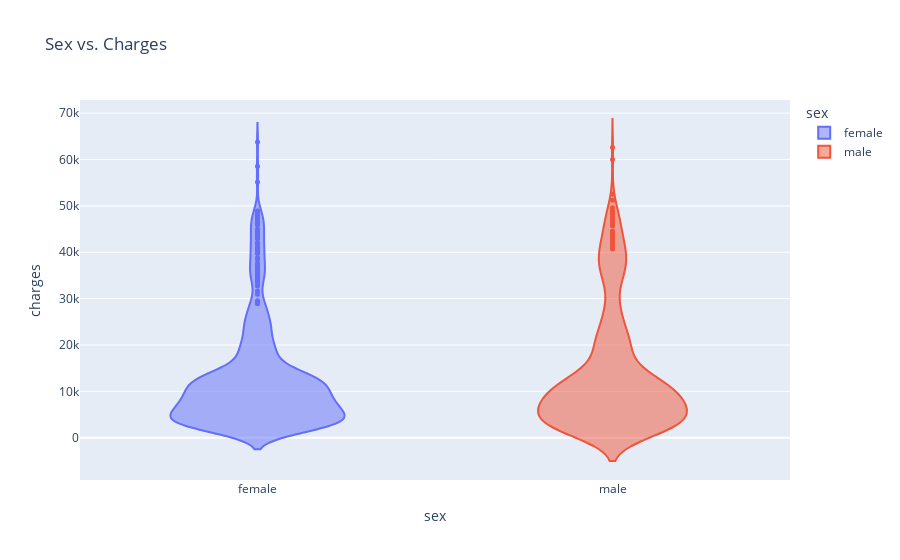

Source (notebook cell):
### Markdown cell above
## <center> Sex and charges

### Code cell
fig = px.violin(medical_df, 
                 x='sex', 
                 y='charges', 
                 color='sex', 
                 title='Sex vs. Charges')
fig.update_traces(marker_size=5)
fig.show()

### Figure 1 — Plotly figure (JSON) as saved in the notebook; plotly's stock layout.template omitted (floating-point values rounded to 4 significant figures; data arrays with more than 128 entries replaced by an {"elided": "..."} marker saying what was removed)
{"data": [{"alignmentgroup": "True", "box": {"visible": false}, "hovertemplate": "sex=%{x}<br>charges=%{y}<extra></extra>", "legendgroup": "female", "marker": {"color": "#636efa", "size": 5}, "name": "female", "offsetgroup": "female", "orientation": "v", "scalegroup": "True", "showlegend": true, "type": "violin", "x": {"elided": "662 str values"}, "x0": " ", "xaxis": "x", "y": {"elided": "662 float values"}, "y0": " ", "yaxis": "y"}, {"alignmentgroup": "True", "box": {"visible": false}, "hovertemplate": "sex=%{x}<br>charges=%{y}<extra></extra>", "legendgroup": "male", "marker": {"color": "#EF553B", "size": 5}, "name": "male", "offsetgroup": "male", "orientation": "v", "scalegroup": "True", "showlegend": true, "type": "violin", "x": {"elided": "676 str values"}, "x0": " ", "xaxis": "x", "y": {"elided": "676 float values"}, "y0": " ", "yaxis": "y"}], "layout": {"legend": {"title": {"text": "sex"}, "tracegroupgap": 0}, "title": {"text": "Sex vs. Charges"}, "violinmode": "overlay", "xaxis": {"anchor": "y", "categoryarray": ["female", "male"], "categoryorder": "array", "domain": [0, 1], "title": {"text": "sex"}}, "yaxis": {"anchor": "x", "domain": [0, 1], "title": {"text": "charges"}}}}
